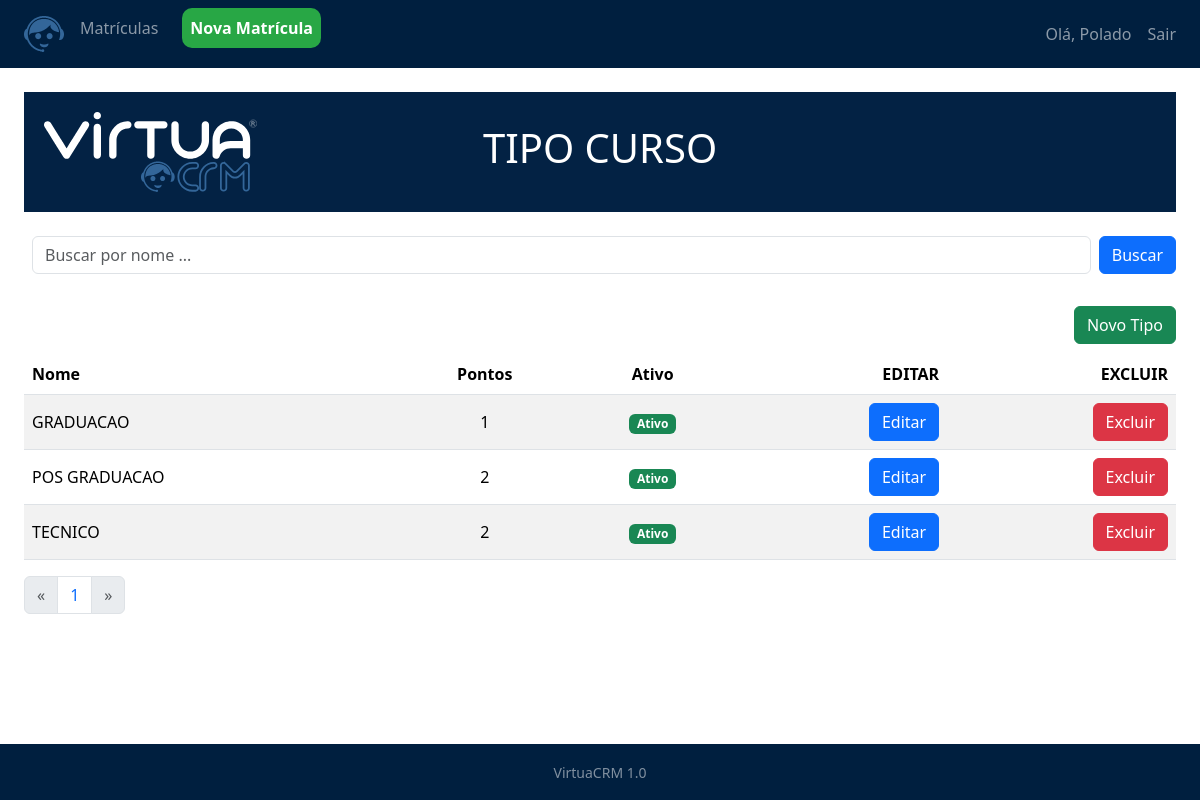
Page /matriculas/tipocurso/ (signed in) on the committed database.
### matriculas/models.py (models this page shows, shortened)
class tipo_curso(models.Model):
    nome = models.CharField(max_length=100)
    pontos = models.IntegerField()
    create_date = models.DateTimeField(auto_now_add=True)
    update_date = models.DateTimeField(auto_now=True)
    active = models.BooleanField(default=True)
    class Meta:
        db_table = 'tipo_curso'
    def get_absolute_url(self):
        return reverse("matriculas:tipo_curso_update", kwargs={'id': self.id}) #Direciona para a url de edição
    def get_delete_url(self):
        return reverse("matriculas:tipo_curso_delete", kwargs={'id': self.id})# Exclui o resgistro

### matriculas/views.py (the view)
# urls.py: path('tipocurso/', TipoCursoListView.as_view(), name='tipo_curso_list'),
class TipoCursoListView(LoginRequiredMixin, ListView):
    template_name = 'matriculas/tipo_curso_list.html'
    model = tipo_curso
    queryset = tipo_curso.objects.all()
    paginate_by = 10
    def get_queryset(self):
        queryset = super().get_queryset()
        search_query = self.request.GET.get('name', '')
        if search_query:
            queryset = queryset.filter(nome__icontains=search_query)
        return queryset

### matriculas/templates/matriculas/tipo_curso_list.html
{% extends 'model-page.html'%}
{% load static %}
{% block content %}
<link rel="stylesheet" type="text/css" href="{% static 'css/style.css' %}">
<div class="redenc mb-3 d-flex align-items-center text-center justify-content-between">
  <img src="{% static 'images/virtua_full.svg' %}" alt="Imagem" style="width: auto; height: 80px; margin-right: 10px;">
  <div class="mx-auto">
      <div class="d-flex">
          <h1>TIPO CURSO</h1>
      </div>
  </div>
  <img src="{% static 'images/branco.svg' %}" alt="" style="width: auto; height: 80px; margin-right: 10px;">
</div>
<form method="GET" action="">
  <div class="d-flex align-items-center">
      <div class="p-2 flex-grow-1">
          <input class="form-control" type="text" name="name" value="{{ search_query }}" placeholder="Buscar por nome ...">
      </div>
      <div class="p2">
          <button type="submit" class="btn btn-primary">Buscar</button>
      </div>
  </div>
</form>
<div class="pt-4">
  <a href="{% url 'matriculas:tipo_curso_new' %}"
  <button type="button" class="btn btn-success" style="float: right; margin-bottom: 10px;">Novo Tipo</button>
</a>
</div>
<table class="table table table-striped table-hover">
    <thead>
        <tr>
          <th class="text-start align-middle">Nome</th>
          <th class="text-center align-middle">Pontos</th>
          <th class="text-center align-middle">Ativo</th>
          <th class="text-end align-middle">EDITAR</th>
          <th class="text-end align-middle">EXCLUIR</th>
        </tr>
      </thead>
      <tbody>
        {% for tipo_curso in object_list %}
          <tr>
            <td class="text-start align-middle">{{tipo_curso.nome}}</td>
            <td class="text-center align-middle">{{tipo_curso.pontos}}</td>
            <td class="text-center align-middle">
              {%if tipo_curso.active %}
                <span class="badge bg-success">Ativo</span>
              {% else %}
                <span class="badge bg-danger">Inativo</span>
              {% endif %}
              </td>
            <td class="text-end align-middle"><a href = "{{ tipo_curso.get_absolute_url }}"><button type="button" class="btn btn-primary">Editar</button></td>
              <form method="POST" action="{{ tipo_curso.get_delete_url }}">{% csrf_token %}
                <td class="text-end align-middle"><button type="submit" class="btn btn-danger">Excluir</button></td>
              </form>
          </tr>
        {% endfor %}
      </tbody>
  </table>
  <ul class="pagination">
    {%if  page_obj.has_previous %}
      <li class="page-item">
        <a class="page-link" href="?page={{ page_obj.previous_page_number }}" aria-label="Previous">
          <span aria-hidden="true">&laquo;</span>
        </a>
      </li>
    {% else %}
      <li class="page-item disabled">
        <a class="page-link" href="#" aria-label="Previous">
          <span aria-hidden="true">&laquo;</span>
        </a>
      </li>
    {% endif %}
    {% for object in page_obj.paginator.page_range %}
      <li class="page-item"><a class="page-link" href="?page={{ forloop.counter }}">{{ forloop.counter }}</a></li>
    {% endfor %}
    {% if page_obj.has_next %}
      <li class="page-item">
        <a class="page-link" href="?page= {{ page_obj.next_page_number }}" aria-label="Next">
          <span aria-hidden="true">&raquo;</span>
        </a>
      </li>
    {% else %}
      <li class="page-item disabled">
        <a class="page-link" href="#" aria-label="Next">
          <span aria-hidden="true">&raquo;</span>
        </a>
      </li>
    {% endif %}
    </ul>
{% endblock %}

### core/templates/model-header.html (shortened to what this page needs)
{% load static %}
<nav class="navbar navbar-expand-sm custom-navbar-bg navbar-dark mr-2">
    <ul class="nav navbar-nav">
        <li class="nav-item">
            <a class="nav-link">
            </a>
        </li>
        <li class="nav-item">
            <a class="nav-link" href="{% url 'user_rank' %}">
                <img src="{% static 'images/virtua_white.svg' %}" alt="Logo" class="img-fluid" style="width: 40px; height: auto;">
            </a>
        </li>
        <li class="nav-item">
            <a class="nav-link" href="{% url 'matriculas:matriculas_list' %}">Matrículas</a>
        </li>
        <li class="nav-item">
            <a class="nav-link">
            </a>
        </li>
        <li class="nav-item">
            <a class="nav-link highlight-link" href="{%url 'matriculas:matriculas_new'%}">Nova Matrícula</a>
        </li>
    </ul>
    <ul class="navbar-nav ms-auto ml-2">
        <li class="nav-item">
            <a class="nav-link">
        {% if request.user.is_authenticated %}
            <span class="navbar-text">Olá,  {{ request.user.first_name }}</span>
        {% endif %}
            </a>
        </li>
        <li class="nav-item">
            <a class="nav-link" href="{% url 'logout' %}">Sair</a>
        </li>
        <li class="nav-item">
            <a class="nav-link">
            </a>
        </li>
    </ul>
</nav>

### core/static/css/style.css (style rules this page uses)
.redenc { background-color: #032244; color: #FFFFFF; text-align: center; padding: 20px; }

### core/templates/model-header.html (style rules this page uses)
.custom-navbar-bg { background-color: #001f3f; }
.highlight-link { background-color: #28a745; color: #fff; font-weight: bold; border-radius: 10px; padding: 8px 12px; }

### core/templates/model-footer.html (style rules this page uses)
.custom-navbar-bg { background-color: #001f3f; }

### core/templates/model-page.html (style rules this page uses)
html, body { height: 100%; }
.custom-navbar-bg { background-color: #001f3f; }

### rows in the picture
tipo_curso: nome "GRADUACAO", pontos "1", active "Ativo"
tipo_curso: nome "POS GRADUACAO", pontos "2", active "Ativo"
tipo_curso: nome "TECNICO", pontos "2", active "Ativo"

### other values in the picture
{{ request.user.first_name }} "Polado"
